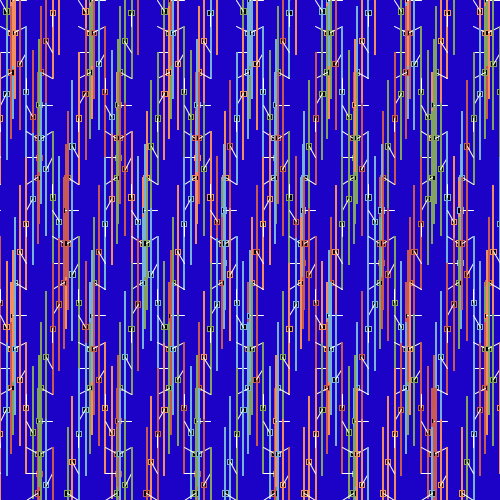
Frame 1 (no input)
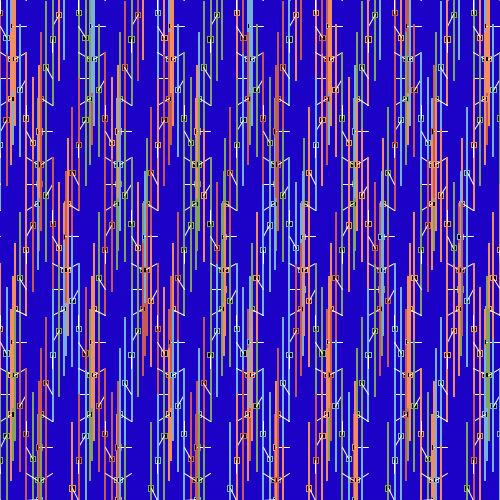
Frame 60 (the mouse pressed at the canvas centre just before this capture)
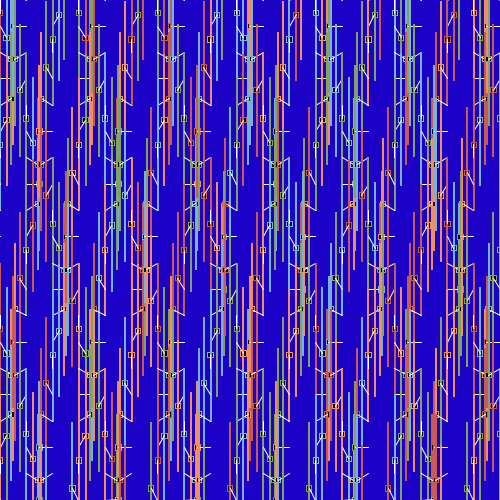
Frame 120 (the mouse held since frame 60 and released just before this capture)

The Processing sketch that drew these frames (run headless with seeded random() and noise(); from frame 60 on, the mouse is pressed at the canvas centre):

// Processing sketch: processing_152573
// ── processing_152573.pde

/*
 * Creative Coding
 * Week 2, 05 - Moving Patterns 1
 * by Indae Hwang and Jon McCormack
 * Copyright (c) 2014 Monash University
 *
 * This sketch builds on the previous sketches, drawing shapes based on the
 * current framerate. The movement of individual shapes combine to create a
 * gestalt field of motion. Use the arrow keys on your keyboard to change the
 * frame rate. 
 * 
 * Sketch modified by Stephanie Holcomb - randomized colors
 */

// variable used to store the current frame rate value
int frame_rate_value;
color[] rainbow = {#FFFFCD, #CC5C54, #F69162, #85A562, #7AB5DB};

void setup() {
  size(500, 500);

  frame_rate_value = 6;
  frameRate(frame_rate_value);
  rectMode(CENTER);
  background(#1B02C6);
}


void draw() {

  background(#1B02C6);

  int num = 20;
  int margin = 0;
  float gutter = 0; //distance between each cell
  float cellsize = ( width - (2 * margin) - gutter * (num - 1) ) / (num - 1);

  int circleNumber = 0; // counter
  for (int i=0; i<num; i++) {
    for (int j=0; j<num; j++) {
      circleNumber = (i * num) + j; // different way to calculate the circle number from w2_04

      float tx = margin + cellsize * i + gutter * i;
      float ty = margin + cellsize * j + gutter * j;

      movingCircle(tx, ty, cellsize, circleNumber);
    }
  }
} //end of draw 


void movingCircle(float x, float y, float size, int circleNum) {

  float finalAngle;
  finalAngle = frameCount + circleNum;

  //the rotating angle for each tempX and tempY postion is affected by frameRate and angle;  
  float tempX = x + (size / 2) * sin(PI / frame_rate_value * finalAngle);
  float tempY = y + (size / 2) * cos(PI / frame_rate_value * finalAngle);

  //noStroke();
  stroke(rainbow[int(random(1,5))], 250);
  fill(0);
  rect(tempX, tempY, size/5, size/5);
  rect(tempX, tempY, 1, size*5);
  stroke(0);
  noFill();
  stroke(255,255,255);
  line(x, y, tempX, tempY);
}


/*
 * keyReleased function
 *
 * called automatically by Processing when a keyboard key is released
 */
void keyReleased() {

  // right arrow -- increase frame_rate_value
  if (keyCode == RIGHT && frame_rate_value < 60) {
    frame_rate_value++;
  }

  // left arrow -- decrease frame_rate_value
  if ( keyCode == LEFT && frame_rate_value > 1) {
    frame_rate_value--;
  }

  // set the frameRate and print current value on the screen
  frameRate(frame_rate_value);
  println("Current frame Rate is: " + frame_rate_value);
}
